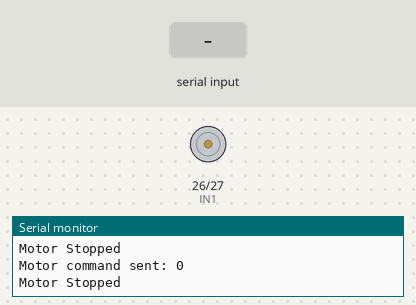
This sketch was run on a simulated ESP32. On the bench: motor-driver pin pairs drawn as motors (green arrow = first pin HIGH = forward, orange = second pin HIGH = backward, longer = more drive, scaled by the enable pin), the last lines printed to the serial monitor. The inputs (shaded band) are chosen by the test bench.

Above: at 1.2 s.
1.3 s: "30,150\n" received over Serial
At 3.8 s:
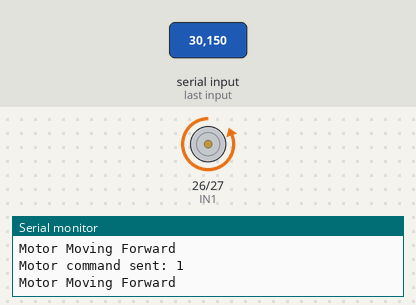
4.3 s: "2\n" received over Serial
At 6.1 s:
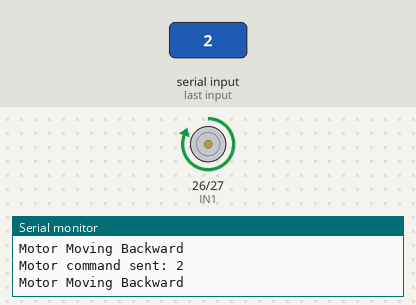
8.5 s: "90,45\n" received over Serial
At 9.3 s:
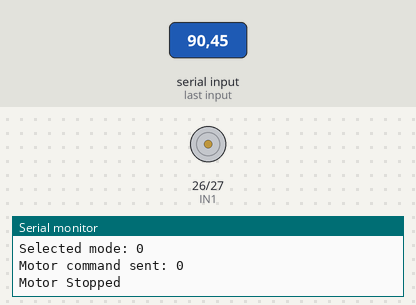
10.5 s: "1\n" received over Serial
At 12.5 s:
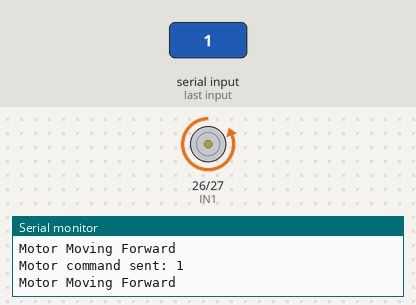
Timing chart, 0 to 14.0 s (numbered marks = the images above; inputs shaded):
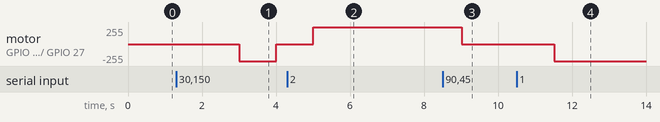

Measured:
- after the input at 1.3 s, motor on GPIO 26 (IN1) / GPIO 27 (IN2): stopped → backward 255/255 after 1.7 s, → stopped 1.0 s later
- after the input at 4.3 s, motor on GPIO 26 (IN1) / GPIO 27 (IN2): stopped → forward 255/255 after 0.71 s
- after the input at 8.5 s, motor on GPIO 26 (IN1) / GPIO 27 (IN2): forward 255/255 → stopped after 0.52 s
- after the input at 10.5 s, motor on GPIO 26 (IN1) / GPIO 27 (IN2): stopped → backward 255/255 after 1.0 s

The sketch:

ESP32_Reciever.ino
```cpp
#include <esp_now.h>
#include <WiFi.h>

// Define motor control pins
#define ENA 33
#define IN1 26
#define IN2 27

typedef struct struct_message {
    float tof1;
    float tof2;
} struct_message;

typedef struct motor_command {
    int command;  // 1 = Forward, 2 = Backward
} motor_command;

struct_message sensorData;
motor_command motorCmd;

uint8_t transmitterMAC[] = {0x2c, 0xbc, 0xbb, 0x0c, 0x5c, 0x0c};  // Replace with actual transmitter MAC

int mode = 0;  // 0 = Stop, 1 = Forward, 2 = Backward

void moveMotor(int command) {
    if (command == 1) {
        digitalWrite(IN1, LOW);
        digitalWrite(IN2, HIGH);
        analogWrite(ENA, 255);  // Full speed forward
        Serial.println("Motor Moving Forward");
    } else if (command == 2) {
        digitalWrite(IN1, HIGH);
        digitalWrite(IN2, LOW);
        analogWrite(ENA, 255);  // Full speed backward
        Serial.println("Motor Moving Backward");
    } else {
        digitalWrite(IN1, LOW);
        digitalWrite(IN2, LOW);
        analogWrite(ENA, 0);  // Stop motor
        Serial.println("Motor Stopped");
    }
}

// ESP-NOW callback to receive sensor data
void onReceive(const esp_now_recv_info_t *info, const uint8_t *incomingData, int len) {
    memcpy(&sensorData, incomingData, sizeof(sensorData));
    Serial.print("Received ToF1: ");
    Serial.print(sensorData.tof1);
    Serial.print(" mm, ToF2: ");
    Serial.println(sensorData.tof2);
}

// Send motor control command to transmitter
void sendMotorCommand(int command) {
    motorCmd.command = command;
    esp_err_t result = esp_now_send(transmitterMAC, (uint8_t*)&motorCmd, sizeof(motorCmd));

    if (result == ESP_OK) {
        Serial.print("Motor command sent: ");
        Serial.println(command);
    } else {
        Serial.println("Error sending motor command");
    }
}


void setup() {
    Serial.begin(115200);
    WiFi.mode(WIFI_STA);

    pinMode(ENA, OUTPUT);
    pinMode(IN1, OUTPUT);
    pinMode(IN2, OUTPUT);

    if (esp_now_init() != ESP_OK) {
        Serial.println("ESP-NOW initialization failed");
        return;
    }

    esp_now_register_recv_cb(onReceive);

    // Register the transmitter as a peer
    esp_now_peer_info_t peerInfo;
    memcpy(peerInfo.peer_addr, transmitterMAC, 6);
    peerInfo.channel = 0;
    peerInfo.encrypt = false;

    if (esp_now_add_peer(&peerInfo) != ESP_OK) {
        Serial.println("Failed to add peer");
        return;
    }

    Serial.println("ESP-NOW ready to receive and send motor commands");
    Serial.println("Enter mode: 1 = Forward, 2 = Backward, 0 = Stop");
}

void loop() {
    if (Serial.available()) {
        char input = Serial.read();
        if (input >= '0' && input <= '2') {
            mode = input - '0';
            Serial.print("Selected mode: ");
            Serial.println(mode);
        }
    }

    switch (mode) {
        case 1:
            sendMotorCommand(1);
            moveMotor(1);
            break;
        case 2:
            sendMotorCommand(2);
            moveMotor(2);
            break;
        default:
            sendMotorCommand(0);
            moveMotor(0);
            break;
    }

    delay(500);  // Adjust delay as needed
}
```
